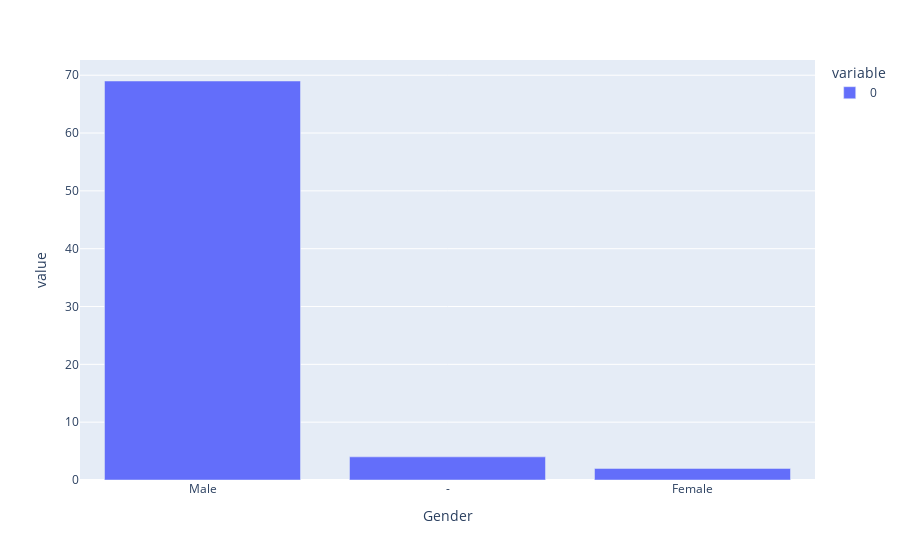

Notebook code cell kept with this figure:
### Code cell
px.bar( df[df["Hair color"] == "No Hair"].value_counts("Gender") )

### Figure 1 — Plotly figure (JSON) as saved in the notebook; plotly's stock layout.template omitted (floating-point values rounded to 4 significant figures)
{"data": [{"alignmentgroup": "True", "hovertemplate": "variable=0<br>Gender=%{x}<br>value=%{y}<extra></extra>", "legendgroup": "0", "marker": {"color": "#636efa", "pattern": {"shape": ""}}, "name": "0", "offsetgroup": "0", "orientation": "v", "showlegend": true, "textposition": "auto", "type": "bar", "x": ["Male", "-", "Female"], "xaxis": "x", "y": [69, 4, 2], "yaxis": "y"}], "layout": {"barmode": "relative", "legend": {"title": {"text": "variable"}, "tracegroupgap": 0}, "margin": {"t": 60}, "xaxis": {"anchor": "y", "domain": [0, 1], "title": {"text": "Gender"}}, "yaxis": {"anchor": "x", "domain": [0, 1], "title": {"text": "value"}}}}
